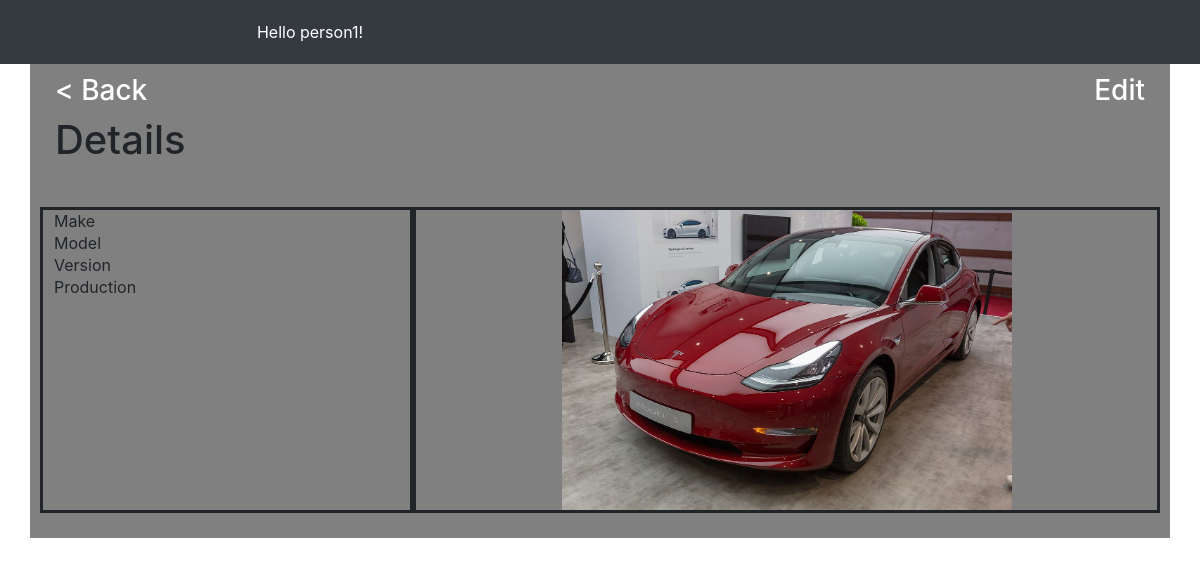
The page /cars/details?make=tesla&model=3&version=mk1 (signed in) on the database as committed earlier.
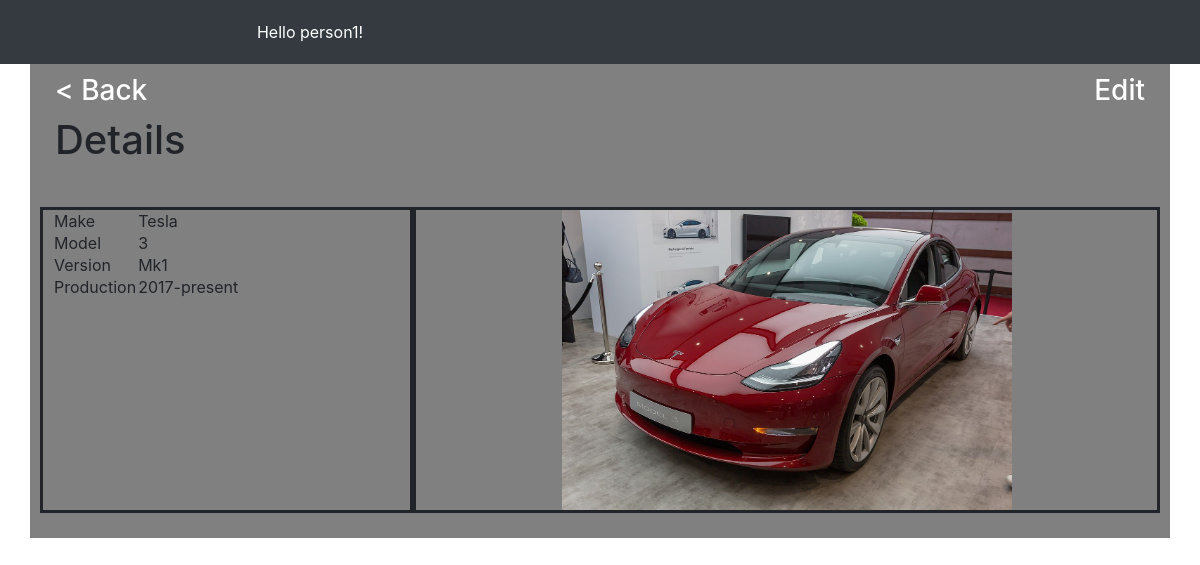
The same page on the database as committed later.
### tables this page shows
CREATE TABLE IF NOT EXISTS `cars` (
  `c_id` int(12) NOT NULL AUTO_INCREMENT,
  `c_make` varchar(40) NOT NULL,
  `c_model` varchar(40) NOT NULL,
  `c_version` varchar(40) NOT NULL,
  `c_production_years` varchar(40) NOT NULL,
  `c_legit` int(20) NOT NULL,
  `c_timestamp` timestamp(6) NOT NULL DEFAULT CURRENT_TIMESTAMP(6),
  `c_deleted` int(10) NOT NULL,
  PRIMARY KEY (`c_id`)
);

### classes/Config.php (called while the page is built, shortened)
<?php
class Config {
    public static function get($path = null) {
        if($path) {
            $config = $GLOBALS['config'];
            $path = explode('/', $path);
            foreach ($path as $bit) {
                if (isset($config[$bit])) {
                    $config = $config[$bit];
                }
            }
            return $config;
        }
        return false;
    }
}
?>

### classes/DB.php (called while the page is built, shortened)
<?php
class DB {
    private $_pdo,
            $_query,
            $_error = false,
            $_count = 0;
    public  $_results;
    public function __construct() {
        try {
            $this->_pdo = new PDO('mysql:host='. Config::get('mysql/host') . ';dbname=' . Config::get('mysql/db'), Config::get('mysql/username'), Config::get('mysql/password'));
        } catch (PDOException $e) {
            die($e->getMessage());
        }
    }
    public function query($sql, $params = []) {
        $this->_error = false;
        if($this->_query = $this->_pdo->prepare($sql)) {
            $x = 1;
            if(count($params)) {
                foreach($params as $param) {
                    $this->_query->bindValue($x, $param);
                    $x++;
                }
            }
            if($this->_query->execute()) {
                $this->_results = $this->_query->fetchAll(PDO::FETCH_OBJ);
                $this->_count = $this->_query->rowCount();
            } else {
                $this->_error = true;
                var_dump($this->_query->errorInfo());
            }
        }
        return $this;
    }
    public function action($action, $table, $where = []) {
        if(is_array($where[0])) {
            $sql = "{$action} FROM {$table} WHERE ";
            for ($i=0; $i<count($where);$i++) {
                if(count($where[$i]) == 3) {
                    $operators = ['=', '>', '<', '>=', '<='];
                    $field      = $where[$i][0];
                    $operator   = $where[$i][1];
                    $value      = $where[$i][2];
                    if(in_array($operator, $operators)) {
                        if($i == (count($where) - 1)) {
                            $sql = $sql . "{$field} {$operator} ?";
                        } else {
                            $sql = $sql . "{$field} {$operator} ? AND ";
                        }
                    }
                    $value_arr[] = $value;
                }
            }
            if(!$this->query($sql, $value_arr)->error()) {
                return $this;
            } else {
                echo $this->query($sql, $value_arr)->errorInfo();
                echo "oops you've done something wrong";
            }
        } else {
            if(count($where) == 3) {
                $operators = ['=', '>', '<', '>=', '<='];
                $field      = $where[0];
                $operator   = $where[1];
                $value      = $where[2];
                if(in_array($operator, $operators)) {
                    $sql = "{$action} FROM {$table} WHERE {$field} {$operator} ?";
                    if(!$this->query($sql, [$value])->error()) {
                        return $this;
                    } else {
                        echo "oops you've done something wrong";
                    }
                }
            }
        }
        return false;
    }
    public function get($table, $where) {
        return $this->action('SELECT *', $table, $where);
    }
    public function results() {
        return $this->_results;
    }
    public function error() {
        return $this->_error;
    }
    public function count() {
        return $this->_count;
    }
}
?>

### cars/details.php (the view, shortened to what the changed rows need)
<?php
$carMakeRec = htmlspecialchars($_GET["make"]);
$carModelRec = htmlspecialchars($_GET["model"]);
$carVersionRec = htmlspecialchars($_GET["version"]);
$db = new DB();
$db->get('cars', [
    ['c_make', '=', $carMakeRec],
    ['c_model', '=', $carModelRec],
    ['c_version', '=', $carVersionRec]
]);
$carArray = $db->results();
$car = $carArray[0];
?>
<html id="system-background">
    <link rel="stylesheet" href="../vendor/twbs/bootstrap/dist/css/bootstrap.css">
    <link rel="stylesheet" href="../vendor/twbs/bootstrap/dist/css/bootstrap-grid.css">
    <link rel="stylesheet" href="../CSS/my_css.css">
    <body >
      <div style="background-color:#ffffff; height:100%;">
        <div class="container" style="background-color:gray;">
            <div class="row" style="font-size: 20; font-weight: 500; padding:10px;">
                <div class="container-fluid">
                   <h1> Details </h1>
                </div>
            </div>
            <div class="row" style="font-size: 20; font-weight: 500; padding:10px;">
                <div class="col-sm-4 item-box-details ">
                <table>
                    <tr>
                        <td>Make</td>
                        <td><?php echo ucfirst($car->c_make) ?></td>
                    </tr>
                    <tr>
                        <td>Model</td>
                        <td><?php echo ucfirst($car->c_model) ?></td>
                    </tr>
                    <tr>
                        <td>Version</td>
                        <td><?php echo ucfirst($car->c_version) ?></td>
                    </tr>
                    <tr>
                        <td>Production</td>
                        <td><?php echo ucfirst($car->c_production_years) ?></td>
                    </tr>
                </table>
                </div>
        </div>
    </body>
</html>

Rows that differ between the two databases and show on the page:
added cars: c_make "Tesla", c_model "3", c_version "Mk1", c_production_years "2017-present"
